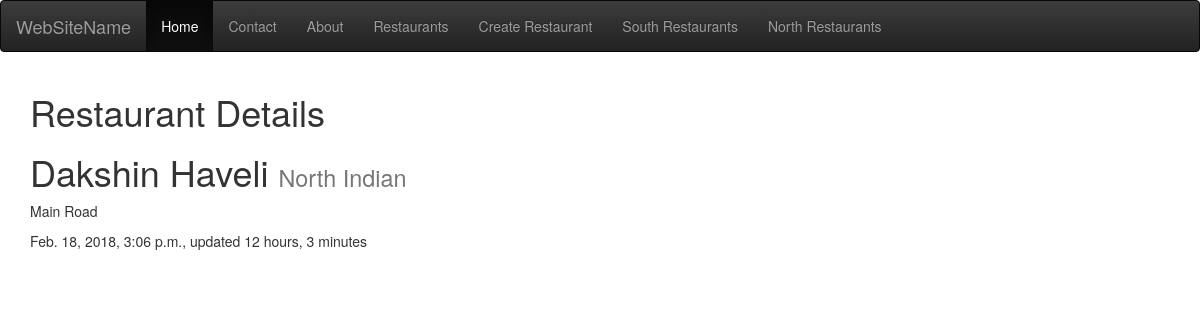
Page /restaurant/dakshin-haveli/ on the committed database.
### restaurants/models.py (models this page shows, shortened)
class RestaurantLocation(models.Model):
    owner = models.ForeignKey(User)
    name = models.CharField(max_length=120)
    location = models.CharField(max_length=120, null=True, blank=True)
    category = models.CharField(max_length=120, null=True, blank=True)
    timestamp = models.DateTimeField(auto_now_add=True)
    updated = models.DateTimeField(auto_now=True)
    slug = models.SlugField(null=True, blank=True)
    @property
    def title(self):
        return self.name

### restaurants/views.py (the view)
# urls.py: url(r'^restaurant/(?P<slug>[\w-]+)/$', RestaurantDetailView.as_view()),
class RestaurantDetailView(DetailView):
    queryset = RestaurantLocation.objects.all()

### restaurants/templates/restaurants/restaurantlocation_detail.html (shortened to what this page needs)
{% extends 'base.html' %}
{% block content %}
    <h1>Restaurant Details</h1>
    <h1>{{ object.title }}
        <small>{{ object.category }}</small>
    </h1>
    <p>{{ object.location }}</p>
    <p>{{ object.timestamp }}, updated {{ object.updated|timesince }}</p>
{% endblock content %}

### rows in the picture
RestaurantLocation: title "Dakshin Haveli", category "North Indian", location "Main Road", timestamp "Feb. 18, 2018, 3:06 p.m.", updated "12 hours, 3 minutes"
